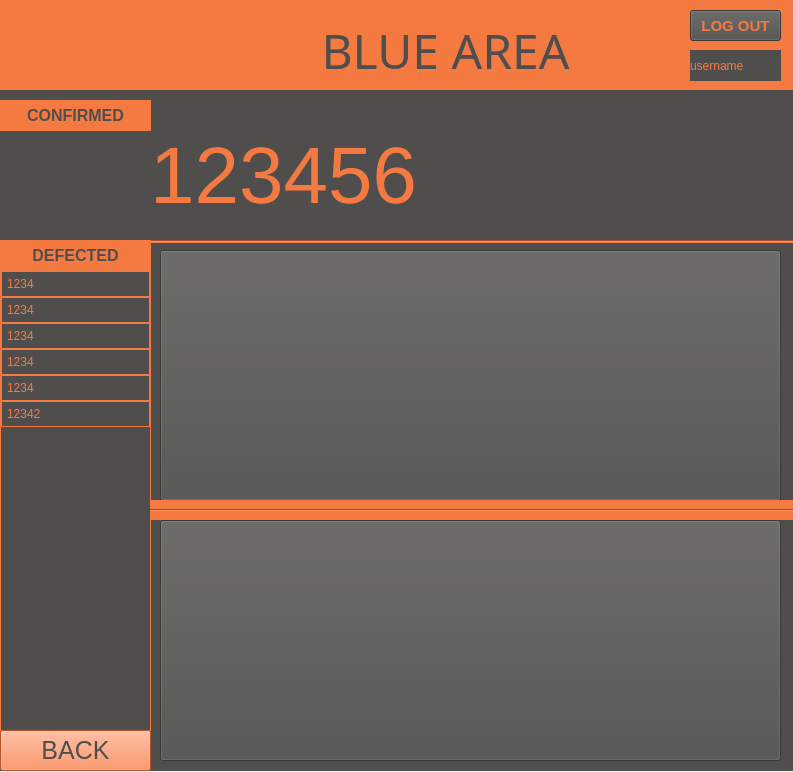
<?xml version="1.0" encoding="UTF-8"?>
<ui version="4.0">
 <class>MainWindow</class>
 <widget class="QMainWindow" name="MainWindow">
  <property name="geometry">
   <rect>
    <x>0</x>
    <y>0</y>
    <width>793</width>
    <height>772</height>
   </rect>
  </property>
  <property name="windowTitle">
   <string>MainWindow</string>
  </property>
  <property name="styleSheet">
   <string notr="true">#widget_2{
image:url(:/images/keskinkimya-logo.png);
margin:2px;
padding:1px

}
#midwidget{
background-color:#4f4e4d
}
#topwidget{
background-color:#F57A42
}
#logoutButton{
background-color:#4f4e4d;
color:#F57A42;
font-size:15px;
font-weight:bold; 
}
#usernameLabel{
background-color:#4f4e4d;
color:#F57A42;
qproperty-alignment: AlignCenter;

}
#selectedLabel{
color:#F57A42;
font-size:80px;
qproperty-alignment: AlignCenter;
}
#okButton,#notButton{
background-color:#4f4e4d;
color:#F57A42;
font-size:30px;
}
#listWidget{
background-color:#4f4e4d;
color:#F57A42;
border:1px solid #F57A42
}
#listWidget::item{
height:20px;
border:0.5px solid #F57A42;
padding:2px;
}
#line, #line_2{
background-color:#F57A42;
}
#confirmedLabel, #defectedLabel{
background-color:#F57A42;

}
#backButton{
background-color:#F57A42;
color:#4f4e4d;
font-size:25px;
}


</string>
  </property>
  <property name="toolButtonStyle">
   <enum>Qt::ToolButtonIconOnly</enum>
  </property>
  <property name="animated">
   <bool>false</bool>
  </property>
  <property name="unifiedTitleAndToolBarOnMac">
   <bool>false</bool>
  </property>
  <widget class="QWidget" name="centralwidget">
   <widget class="QWidget" name="topwidget" native="true">
    <property name="geometry">
     <rect>
      <x>0</x>
      <y>0</y>
      <width>801</width>
      <height>91</height>
     </rect>
    </property>
    <property name="styleSheet">
     <string notr="true"/>
    </property>
    <widget class="QLabel" name="label">
     <property name="geometry">
      <rect>
       <x>200</x>
       <y>10</y>
       <width>491</width>
       <height>81</height>
      </rect>
     </property>
     <property name="font">
      <font>
       <family>HeiS</family>
      </font>
     </property>
     <property name="text">
      <string>&lt;html&gt;&lt;head/&gt;&lt;body&gt;&lt;p align=&quot;center&quot;&gt;&lt;span style=&quot; font-size:36pt; color:#4f4e4d;&quot;&gt;BLUE AREA&lt;/span&gt;&lt;/p&gt;&lt;/body&gt;&lt;/html&gt;</string>
     </property>
    </widget>
    <widget class="QWidget" name="widget_2" native="true">
     <property name="geometry">
      <rect>
       <x>0</x>
       <y>0</y>
       <width>201</width>
       <height>91</height>
      </rect>
     </property>
     <property name="minimumSize">
      <size>
       <width>201</width>
       <height>91</height>
      </size>
     </property>
     <property name="maximumSize">
      <size>
       <width>201</width>
       <height>91</height>
      </size>
     </property>
     <property name="styleSheet">
      <string notr="true">#widget_2{
image:url(:/images/keskinkimya-logo.png)
}</string>
     </property>
    </widget>
    <widget class="QPushButton" name="logoutButton">
     <property name="geometry">
      <rect>
       <x>690</x>
       <y>10</y>
       <width>91</width>
       <height>31</height>
      </rect>
     </property>
     <property name="font">
      <font>
       <pointsize>-1</pointsize>
       <weight>75</weight>
       <bold>true</bold>
      </font>
     </property>
     <property name="styleSheet">
      <string notr="true"/>
     </property>
     <property name="text">
      <string>LOG OUT</string>
     </property>
    </widget>
    <widget class="QLabel" name="usernameLabel">
     <property name="geometry">
      <rect>
       <x>690</x>
       <y>50</y>
       <width>91</width>
       <height>31</height>
      </rect>
     </property>
     <property name="styleSheet">
      <string notr="true"/>
     </property>
     <property name="text">
      <string>username</string>
     </property>
    </widget>
   </widget>
   <widget class="QWidget" name="midwidget" native="true">
    <property name="geometry">
     <rect>
      <x>0</x>
      <y>90</y>
      <width>801</width>
      <height>681</height>
     </rect>
    </property>
    <property name="styleSheet">
     <string notr="true"/>
    </property>
    <widget class="QLabel" name="selectedLabel">
     <property name="geometry">
      <rect>
       <x>150</x>
       <y>40</y>
       <width>621</width>
       <height>81</height>
      </rect>
     </property>
     <property name="font">
      <font>
       <pointsize>-1</pointsize>
      </font>
     </property>
     <property name="text">
      <string>&lt;html&gt;&lt;head/&gt;&lt;body&gt;&lt;p&gt;&lt;span style=&quot; font-size:60pt;&quot;&gt;123456&lt;/span&gt;&lt;/p&gt;&lt;/body&gt;&lt;/html&gt;</string>
     </property>
    </widget>
    <widget class="QLabel" name="confirmedLabel">
     <property name="geometry">
      <rect>
       <x>0</x>
       <y>10</y>
       <width>151</width>
       <height>31</height>
      </rect>
     </property>
     <property name="text">
      <string>&lt;html&gt;&lt;head/&gt;&lt;body&gt;&lt;p align=&quot;center&quot;&gt;&lt;span style=&quot; font-size:12pt; font-weight:600; color:#4f4e4d;&quot;&gt;CONFIRMED&lt;/span&gt;&lt;/p&gt;&lt;/body&gt;&lt;/html&gt;</string>
     </property>
    </widget>
    <widget class="QListWidget" name="listWidget">
     <property name="geometry">
      <rect>
       <x>0</x>
       <y>180</y>
       <width>151</width>
       <height>461</height>
      </rect>
     </property>
     <item>
      <property name="text">
       <string>1234</string>
      </property>
      <property name="flags">
       <set>ItemIsSelectable|ItemIsEditable|ItemIsDragEnabled|ItemIsUserCheckable|ItemIsEnabled</set>
      </property>
     </item>
     <item>
      <property name="text">
       <string>1234</string>
      </property>
     </item>
     <item>
      <property name="text">
       <string>1234</string>
      </property>
     </item>
     <item>
      <property name="text">
       <string>1234</string>
      </property>
     </item>
     <item>
      <property name="text">
       <string>1234</string>
      </property>
     </item>
     <item>
      <property name="text">
       <string>12342</string>
      </property>
     </item>
    </widget>
    <widget class="Line" name="line">
     <property name="geometry">
      <rect>
       <x>0</x>
       <y>150</y>
       <width>801</width>
       <height>3</height>
      </rect>
     </property>
     <property name="orientation">
      <enum>Qt::Horizontal</enum>
     </property>
    </widget>
    <widget class="QLabel" name="defectedLabel">
     <property name="geometry">
      <rect>
       <x>0</x>
       <y>150</y>
       <width>151</width>
       <height>31</height>
      </rect>
     </property>
     <property name="text">
      <string>&lt;html&gt;&lt;head/&gt;&lt;body&gt;&lt;p align=&quot;center&quot;&gt;&lt;span style=&quot; font-size:12pt; font-weight:600; color:#4f4e4d;&quot;&gt;DEFECTED&lt;/span&gt;&lt;/p&gt;&lt;/body&gt;&lt;/html&gt;</string>
     </property>
    </widget>
    <widget class="QPushButton" name="backButton">
     <property name="geometry">
      <rect>
       <x>0</x>
       <y>640</y>
       <width>151</width>
       <height>41</height>
      </rect>
     </property>
     <property name="text">
      <string>BACK</string>
     </property>
    </widget>
    <widget class="QPushButton" name="okButton">
     <property name="geometry">
      <rect>
       <x>160</x>
       <y>160</y>
       <width>621</width>
       <height>251</height>
      </rect>
     </property>
     <property name="text">
      <string/>
     </property>
     <property name="icon">
      <iconset resource="resource.qrc">
       <normaloff>:/images/check.png</normaloff>:/images/check.png</iconset>
     </property>
     <property name="iconSize">
      <size>
       <width>150</width>
       <height>150</height>
      </size>
     </property>
    </widget>
    <widget class="QPushButton" name="notButton">
     <property name="geometry">
      <rect>
       <x>160</x>
       <y>430</y>
       <width>621</width>
       <height>241</height>
      </rect>
     </property>
     <property name="text">
      <string/>
     </property>
     <property name="icon">
      <iconset resource="resource.qrc">
       <normaloff>:/images/laundry.png</normaloff>:/images/laundry.png</iconset>
     </property>
     <property name="iconSize">
      <size>
       <width>150</width>
       <height>150</height>
      </size>
     </property>
    </widget>
    <widget class="Line" name="line_2">
     <property name="geometry">
      <rect>
       <x>150</x>
       <y>410</y>
       <width>651</width>
       <height>20</height>
      </rect>
     </property>
     <property name="orientation">
      <enum>Qt::Horizontal</enum>
     </property>
    </widget>
   </widget>
  </widget>
 </widget>
 <resources>
  <include location="resource.qrc"/>
 </resources>
 <connections/>
</ui>
